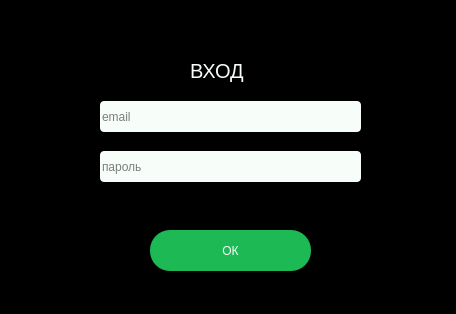
<?xml version="1.0" encoding="UTF-8"?>
<ui version="4.0">
 <class>Dialog</class>
 <widget class="QDialog" name="Dialog">
  <property name="geometry">
   <rect>
    <x>0</x>
    <y>0</y>
    <width>456</width>
    <height>314</height>
   </rect>
  </property>
  <property name="windowTitle">
   <string>Dialog</string>
  </property>
  <property name="styleSheet">
   <string notr="true">background-color: #000</string>
  </property>
  <widget class="QLabel" name="label">
   <property name="geometry">
    <rect>
     <x>190</x>
     <y>40</y>
     <width>131</width>
     <height>61</height>
    </rect>
   </property>
   <property name="styleSheet">
    <string notr="true">color: #f7fdf9; font-size:20px; text-align: center;</string>
   </property>
   <property name="text">
    <string>ВХОД</string>
   </property>
  </widget>
  <widget class="QLineEdit" name="email_line">
   <property name="geometry">
    <rect>
     <x>100</x>
     <y>101</y>
     <width>261</width>
     <height>31</height>
    </rect>
   </property>
   <property name="styleSheet">
    <string notr="true">QLineEdit { border-radius: 4px;  color:rgb(0, 0, 0);  background-color: #f7fdf9; } QLineEdit:focus {  border-style:outset;border-width:4px; border-radius: 4px; border-color: #1db954; color: #f7fdf9; background-color: #181818; }</string>
   </property>
   <property name="placeholderText">
    <string>email</string>
   </property>
  </widget>
  <widget class="QLineEdit" name="password_line">
   <property name="geometry">
    <rect>
     <x>100</x>
     <y>151</y>
     <width>261</width>
     <height>31</height>
    </rect>
   </property>
   <property name="styleSheet">
    <string notr="true">QLineEdit { border-radius: 4px;  color:rgb(0, 0, 0);  background-color: #f7fdf9; } QLineEdit:focus {  border-style:outset;border-width:4px; border-radius: 4px; border-color: #1db954; color: #f7fdf9; background-color: #181818; }</string>
   </property>
   <property name="placeholderText">
    <string>пароль</string>
   </property>
  </widget>
  <widget class="QPushButton" name="accept_button">
   <property name="geometry">
    <rect>
     <x>150</x>
     <y>230</y>
     <width>161</width>
     <height>41</height>
    </rect>
   </property>
   <property name="styleSheet">
    <string notr="true">QPushButton { background-color: #1db954; color: #f7fdf9; border-radius: 20px; position: relative;} QPushButton:focus {position: absolute; left: -5%; width: 110%; top: -5%; height: 110%;}</string>
   </property>
   <property name="text">
    <string>ОК</string>
   </property>
  </widget>
  <widget class="QWidget" name="verticalLayoutWidget_2">
   <property name="geometry">
    <rect>
     <x>100</x>
     <y>200</y>
     <width>261</width>
     <height>21</height>
    </rect>
   </property>
   <layout class="QVBoxLayout" name="verticalLayout_2">
    <item>
     <widget class="QLabel" name="status_label">
      <property name="styleSheet">
       <string notr="true">color: #f7fdf9;</string>
      </property>
      <property name="text">
       <string/>
      </property>
     </widget>
    </item>
   </layout>
  </widget>
 </widget>
 <resources/>
 <connections/>
</ui>
